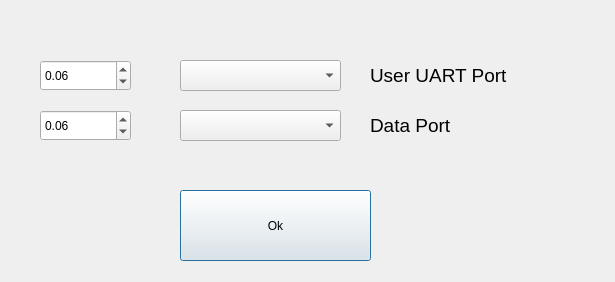
<?xml version="1.0" encoding="UTF-8"?>
<ui version="4.0">
 <class>DialogSettings</class>
 <widget class="QDialog" name="DialogSettings">
  <property name="geometry">
   <rect>
    <x>0</x>
    <y>0</y>
    <width>615</width>
    <height>282</height>
   </rect>
  </property>
  <property name="windowTitle">
   <string>Dialog</string>
  </property>
  <widget class="QComboBox" name="comboBox_UserUART">
   <property name="geometry">
    <rect>
     <x>180</x>
     <y>60</y>
     <width>161</width>
     <height>31</height>
    </rect>
   </property>
  </widget>
  <widget class="QComboBox" name="comboBox_DataPort">
   <property name="geometry">
    <rect>
     <x>180</x>
     <y>110</y>
     <width>161</width>
     <height>31</height>
    </rect>
   </property>
  </widget>
  <widget class="QLabel" name="label">
   <property name="geometry">
    <rect>
     <x>370</x>
     <y>60</y>
     <width>161</width>
     <height>31</height>
    </rect>
   </property>
   <property name="font">
    <font>
     <pointsize>14</pointsize>
    </font>
   </property>
   <property name="text">
    <string>User UART Port</string>
   </property>
  </widget>
  <widget class="QLabel" name="label_2">
   <property name="geometry">
    <rect>
     <x>370</x>
     <y>110</y>
     <width>161</width>
     <height>31</height>
    </rect>
   </property>
   <property name="font">
    <font>
     <pointsize>14</pointsize>
    </font>
   </property>
   <property name="text">
    <string>Data Port</string>
   </property>
  </widget>
  <widget class="QDoubleSpinBox" name="doubleSpinBox_HeartWfm_yAxisMax">
   <property name="geometry">
    <rect>
     <x>40</x>
     <y>110</y>
     <width>91</width>
     <height>31</height>
    </rect>
   </property>
   <property name="value">
    <double>0.060000000000000</double>
   </property>
  </widget>
  <widget class="QDoubleSpinBox" name="doubleSpinBox_BreathWfm_yAxisMax">
   <property name="geometry">
    <rect>
     <x>40</x>
     <y>60</y>
     <width>91</width>
     <height>31</height>
    </rect>
   </property>
   <property name="value">
    <double>0.060000000000000</double>
   </property>
  </widget>
  <widget class="QPushButton" name="pushButton_Ok">
   <property name="geometry">
    <rect>
     <x>180</x>
     <y>190</y>
     <width>191</width>
     <height>71</height>
    </rect>
   </property>
   <property name="text">
    <string>Ok</string>
   </property>
  </widget>
 </widget>
 <resources/>
 <connections/>
</ui>
